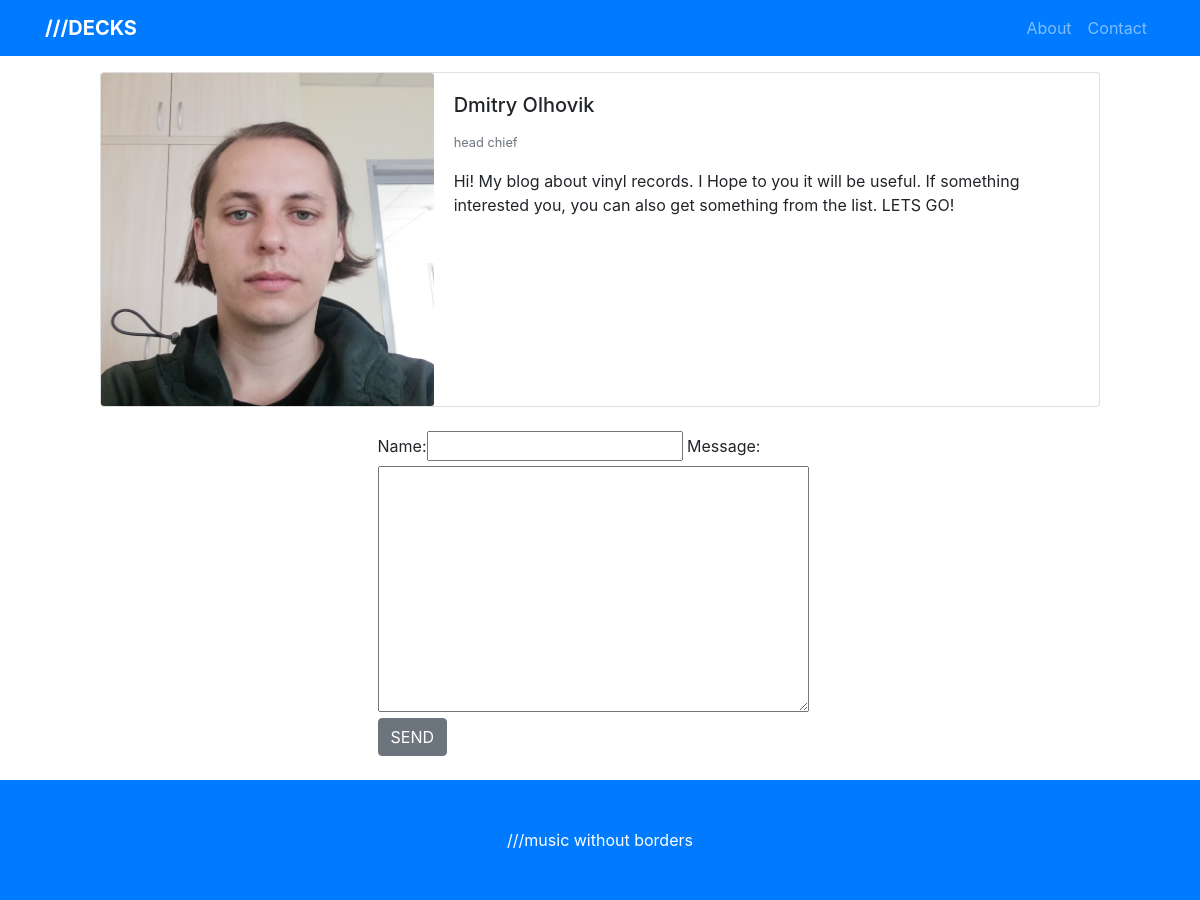
The app's page /contact with its own data.
### blog/models.py (models this page shows, shortened)
class Employee(models.Model):
    slug = models.SlugField(unique=True)
    name = models.CharField(max_length=30)
    image = models.ImageField(upload_to="image/")
    description = models.TextField()
    position = models.CharField(max_length=30)

### blog/views.py (the view)
# urls.py: path("contact", views.contact_view, name="contact"),
def contact_view(request):
    employees = Employee.objects.all()
    if request.method == "POST":
        form = MessageForm(request.POST)
        if form.is_valid():
            post = form.save()
            post.save()
            mes = "Your message has been send!"
            return render(request, "contact.html", {'employees': employees, 'form': form, 'mes': mes})
    else:
        form = MessageForm()
        return render(request, "contact.html", {'employees': employees, 'form': form})

### blog/forms.py
class MessageForm(forms.ModelForm):
    class Meta:
        model = Message
        fields = ('name', 'message')

### templates/contact.html (shortened to what this page needs)
<!DOCTYPE html>
<html lang="en">
<head>
  <link rel="stylesheet" href="https://stackpath.bootstrapcdn.com/bootstrap/4.3.1/css/bootstrap.min.css">
</head>
<body>
  <nav class="navbar navbar-expand-lg navbar-dark bg-primary fixed-top">
    <div class="container">
      <a class="navbar-brand" href="{% url 'home' %}"><b>///DECKS</b></a>
      <div class="collapse navbar-collapse" id="navbarResponsive">
        <ul class="navbar-nav ml-auto">
                    <li class="nav-item">
            <a class="nav-link" href="#">About</a>
          </li>
          <li class="nav-item">
            <a class="nav-link" href="{% url 'contact' %}">Contact</a>
          </li>
        </ul>
      </div>
    </div>
  </nav>
  <br><br><br>
{% block content %}
  {% load bootstrap_tags %}
  <div class="container">
{% for employee in employees %}
<div class="card mb-12 mx-auto" style="max-width: 1000px;">
  <div class="row no-gutters">
    <div class="col-md-4">
      <img src="{{ employee.image.url }}" class="card-img" alt="{{ employee.name }}">
    </div>
    <div class="col-md-8">
      <div class="card-body">
        <h5 class="card-title">{{ employee.name }}</h5>
        <p class="card-text"><small class="text-muted">{{ employee.position }}</small></p>
        <p class="card-text">{{ employee.description }}</p>
      </div>
    </div>
  </div>
</div></div>
{% endfor %}
  <div class="container">
    <div class="row justify-content-center mt-4">
    <div class="col-5">
  <form method="POST" class="post-form">{% csrf_token %}
        {{ form | as_bootstrap }}
           <button type="submit" class="btn btn-secondary ">SEND</button>
    </form>
    </div>
  </div>
  </div>
{% endblock %}
  <footer class="py-5 bg-primary mt-4">
    <div class="container">
      <p class="m-0 text-center text-white">///music without borders</p>
    </div>
  </footer>
</body>
</html>

### records on screen
Employee: image (picture), name "Dmitry Olhovik", position "head chief", description "Hi! My blog about vinyl records. I Hope to you it will be useful. If something interested you, you can also get something from the list. LETS GO!"
